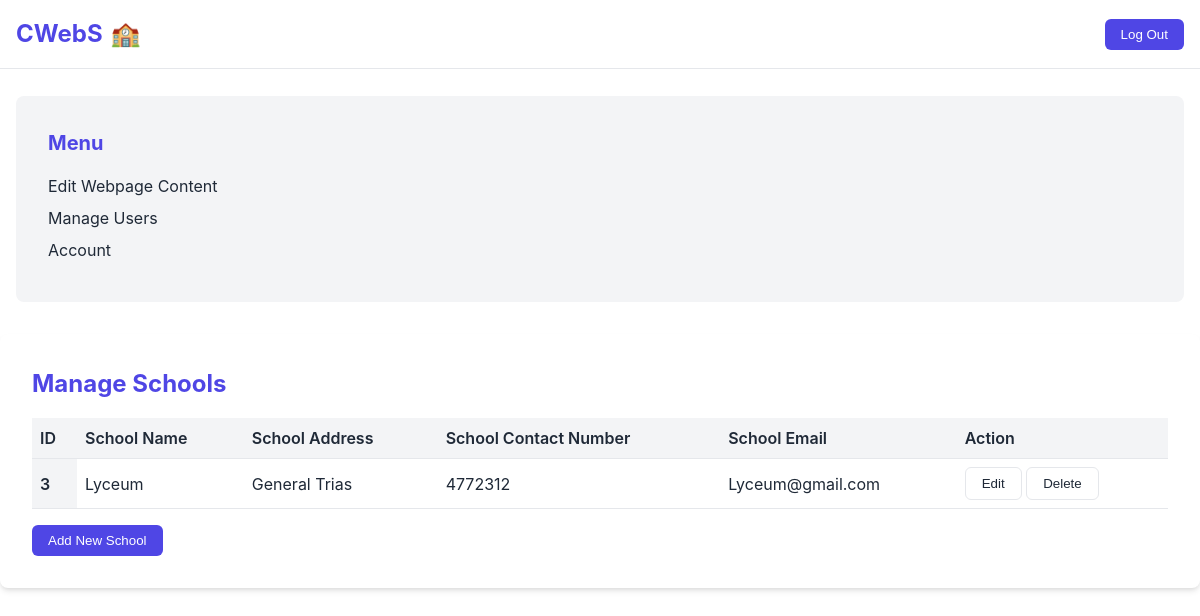
Screenshot of /school_management.php with the database file from the repository.
### tables this page shows
CREATE TABLE `school` (
  `school_id` int(10) NOT NULL,
  `school_name` varchar(220) NOT NULL,
  `school_address` varchar(220) NOT NULL,
  `school_contact_number` int(220) NOT NULL,
  `school_email` varchar(200) NOT NULL
);

### school_management.php (the view, shortened to what this page needs)
<?php
include 'dashboard_nav.php';
?>
<!DOCTYPE html>
<html lang="en">
<head>
    <link href="style.css" rel="stylesheet">
</head>
<body>
     <div class="dashboard-card">
     <h2>Manage Schools</h2>
    <table class = "school-table">
        <thead>
            <tr>
            <th scope = "row">ID</th>
            <th scope = "col">School Name</th>
            <th scope = "col">School Address</th>
            <th scope = "col">School Contact Number</th>
            <th scope = "col">School Email</th>
            <th scope = "col">Action</th>
            </tr>
            </thead>
        <tbody>
    <?php
    $sql = "SELECT * FROM `school`";
    $result = mysqli_query($con,$sql);
    if ($result) {
       while( $row = mysqli_fetch_assoc($result)){
        $school_id =$row['school_id'];
        $school_name =$row['school_name'];
        $school_address =$row['school_address'];
        $school_contact_number =$row['school_contact_number'];
        $school_email =$row['school_email'];
        echo '<tr>
            <th scope = "row">'.$school_id.'</th>
            <td>'.$school_name.'</td>
            <td>'.$school_address.'</td>
            <td>'.$school_contact_number.'</td>
            <td>'.$school_email.'</td>
            <td>
        <a href="edit_school.php? editschool_id='.$school_id.'"><button class="btn btn-secondary"  >Edit</button></a>
        <a href="delete_school.php? deleteschool_id='.$school_id.'"><button class="btn btn-secondary" >Delete</button></a>
            </td>
            </tr>';
       }
    }
    ?>
    </table>
    <a href="add_school.php"><button class = "btn btn-primary">Add New School</button></a>
    </body>
</html>

### style.css (style rules this page uses)
html { overflow: scroll; overflow-x: hidden; }
:root { --primary-color: #4f46e5; --primary-dark: #4338ca; --secondary-color: #10b981; --background-color: #ffffff; --text-color: #1f2937; --text-muted: #6b7280; --border-color: #e5e7eb; --card-bg: #f3f4f6; --card-shadow: 0 4px 6px -1px rgba(0, 0, 0, 0.1), 0 2px 4px -1px rgba(0, 0, 0, 0.06); --transition-speed: 0.3s; }
* { margin: 0; padding: 0; box-sizing: border-box; }
body { font-family: "Inter", sans-serif; line-height: 1.5; color: var(--text-color); background-color: var(--background-color); transition: background-color var(--transition-speed), color var(--transition-speed); padding-top: 6rem; }
.btn { display: inline-block; padding: 0.5rem 1rem; border-radius: 0.375rem; font-weight: 500; text-align: center; transition: all var(--transition-speed); cursor: pointer; text-decoration: none; position: relative; overflow: hidden; }
.btn::after { content: ""; position: absolute; top: 50%; left: 50%; width: 5px; height: 5px; background: rgba(255, 255, 255, 0.5); opacity: 0; border-radius: 100%; transform: scale(1, 1) translate(-50%); transform-origin: 50% 50%; }
.btn-primary { background-color: var(--primary-color); color: #ffffff; border: none; }
.btn-secondary { background-color: transparent; color: var(--text-color); border: 1px solid var(--border-color); }
.user-table, .school-table { width: 100%; border-collapse: collapse; margin-bottom: 1rem; }
.user-table th, .user-table td, .school-table th, .school-table td { padding: 0.5rem; text-align: left; border-bottom: 1px solid var(--border-color); }
.user-table th, .school-table th { font-weight: 600; background-color: var(--card-bg); }
.dashboard-card { background-color: var(--background-color); border-radius: 8px; padding: 2rem; box-shadow: var(--card-shadow); }
.dashboard-card h2 { font-size: 1.5rem; margin-bottom: 1rem; color: var(--primary-color); }

### rows the page displays
school: school_id "3", school_name "Lyceum", school_address "General Trias", school_contact_number "4772312", school_email "Lyceum@gmail.com"
